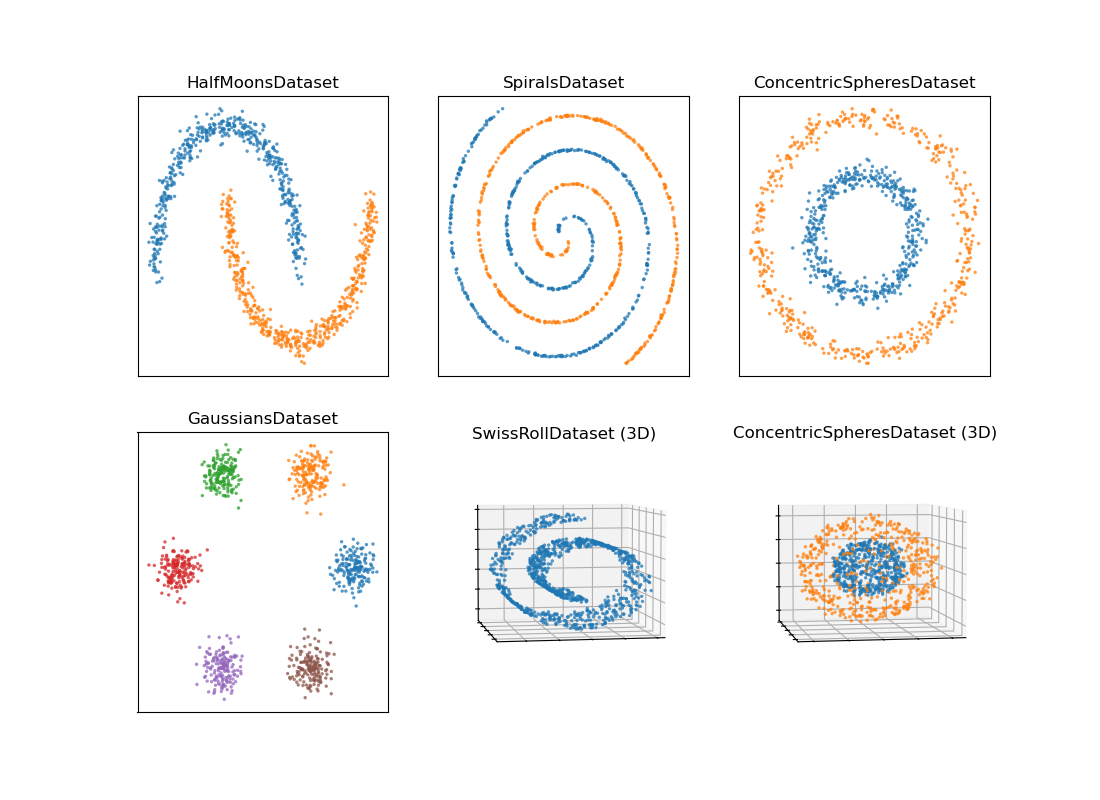

Here is the Python script that generated this plot:
# SPDX-FileCopyrightText: 2024-present Members of CAIIVS
# SPDX-FileNotice: Part of chuchichaestli
# SPDX-License-Identifier: GPL-3.0-or-later
"""Example: procedurally generated datasets.

This script shows how to construct, inspect, iterate, persist, and reload
various built-in `ProceduralDataset` subclasses:

* `HalfMoonsDataset`         - two interleaving half-moon shapes
* `SpiralsDataset`           - two interlocking Archimedean spirals
* `ConcentricSpheresDataset` - inner vs. outer sphere
* `GaussiansDataset`         - ring of Gaussian blobs
* `SwissRollDataset`         - spiral manifold in embedded in 3D

All datasets generate data in pure PyTorch, store it in shared
memory, and are fully compatible with `torch.utils.data.DataLoader`.

Run from repository root:
```
[uv run] python examples/procedural_datasets.py
```
"""

from pathlib import Path
import torch
from torch.utils.data import DataLoader
from chuchichaestli.data import (
    HalfMoonsDataset,
    SpiralsDataset,
    ConcentricSpheresDataset,
    GaussiansDataset,
    SwissRollDataset,
)
from matplotlib.colors import TABLEAU_COLORS
import matplotlib.pyplot as plt

# generate 1000 samples split into two half moons in 2D space
# preload the dataset into shared-memory cache before use
moons = HalfMoonsDataset(
    n_samples=1_000,
    noise=0.05,
    dim=2,
    seed=42,
    return_as="tuple",
    preload=True,
)
print(f"{moons}, shape={moons.shape}")
print(f"@index=0: sample shape={moons[0][0].shape}, label={moons[0][1]}\n")

# generate 1000 samples split into two Archimedean spiral arms in 2D space
spirals = SpiralsDataset(
    n_samples=1_000,
    noise=0.05,
    dim=2,
    seed=42,
    return_as="tuple",
)
print(f"{spirals}, shape={spirals.shape}")
print(f"@index=0: sample shape={spirals[0][0].shape}, label={spirals[0][1]}\n")

# generate 1000 samples split into two concentric spheres/rings in 2D space
spheres = ConcentricSpheresDataset(
    n_samples=1_000, noise=0.05, dim=2, seed=42, return_as="tuple"
)
print(f"{spheres}, shape={spheres.shape}")
print(f"@index=0: sample shape={spheres[0][0].shape}, label={spheres[0][1]}\n")

# generate 1000 samples split into 6 Gaussian blobs circularly arranged
gaussians = GaussiansDataset(
    n_samples=1_000, noise=0.05, dim=2, seed=42, return_as="tuple"
)
print(f"{gaussians}, shape={gaussians.shape}")
print(f"@index=0: sample shape={gaussians[0][0].shape}, label={gaussians[0][1]}\n")

# generate 1000 samples on a cylindrical spiral sheet embedded in 3D space
# preload the dataset into shared-memory cache before use
swissroll = SwissRollDataset(
    n_samples=1_000,
    noise=0.05,
    dim=3,
    seed=42,
    return_as="tuple",
    preload=True,
)
print(f"{swissroll}, shape={swissroll.shape}")
print(f"@index=0: sample shape={swissroll[0][0].shape}, label={swissroll[0][1]}\n")

# generate 1000 samples split into two concentric spheres in 2D space
spheres3d = ConcentricSpheresDataset(
    n_samples=1_000, noise=0.05, dim=3, seed=42, return_as="tuple"
)
print(f"{spheres3d}, shape={spheres3d.shape}")
print(f"@index=0: sample shape={spheres3d[0][0].shape}, label={spheres3d[0][1]}\n")

# draw each 2D dataset on a grid panel as scatter plots
fig = plt.figure(figsize=(11, 8))
for i, ds in enumerate([moons, spirals, spheres, gaussians]):
    ax = fig.add_subplot(2, 3, i + 1)
    # slicing works for ProceduralDataset subclasses (unless __getitem__ is overidden)
    samples, labels = ds[:]
    # colors correspond to the class labels
    colors = [list(TABLEAU_COLORS.values())[lbl] for lbl in labels.long()]
    ax.scatter(samples[:, 0], samples[:, 1], c=colors, s=6, alpha=0.75, lw=0)
    ax.set(xticklabels=[], yticklabels=[], xticks=[], yticks=[])
    ax.set_title(ds.__class__.__name__)
# draw each 3D dataset on in a 3D volume as scatter plots
for i, ds3d in enumerate([swissroll, spheres3d], start=5):
    ax = fig.add_subplot(2, 3, i, projection="3d")
    samples, labels = ds3d[:]
    # for Swissroll, the labels are actually continuous,
    # but are collapsed to a single class for simplicity here
    colors = [list(TABLEAU_COLORS.values())[lbl] for lbl in labels.long()]
    ax.scatter(samples[:, 0], samples[:, 1], samples[:, 2], c=colors, s=6, alpha=0.75, lw=0)
    ax.view_init(elev=5, azim=80)
    ax.set(xticklabels=[], yticklabels=[], zticklabels=[])
    ax.set_title(ds3d.__class__.__name__ + " (3D)")
plt.show()
